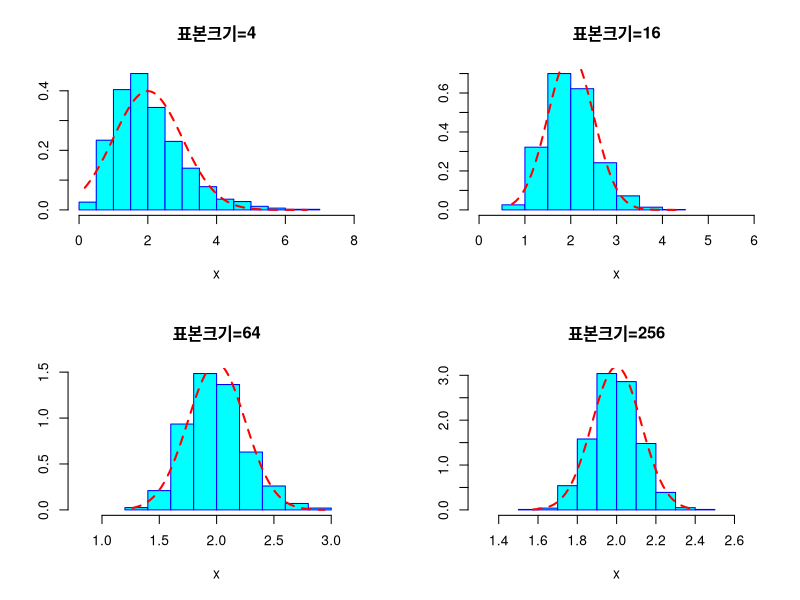
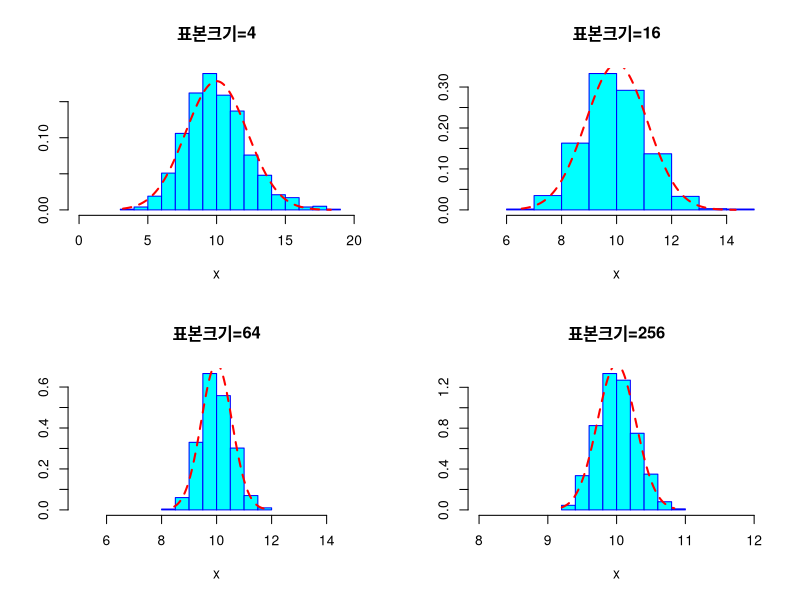

Write R code to recreate these figures, in order.
#1 카이제곱 (df=2)
df <- 2
m4 <- rep(NA, 1000)
m16 <- rep(NA, 1000)
m64 <- rep(NA, 1000)
m256 <- rep(NA, 1000)
set.seed(9)
for(i in 1:1000){
  m4[i] <- mean(rchisq(4, df))
  m16[i] <- mean(rchisq(16, df))
  m64[i] <- mean(rchisq(64, df))
  m256[i] <- mean(rchisq(256, df))
}

windows()
par(mfrow = c(2, 2))
sample_size <- 4
hist(m4, xlim=c(0, 8), prob=T, main="표본크기=4", 
     xlab="x", ylab="", col="cyan", border = "blue")
x1 <- seq(min(m4), max(m4),length=1000)
y1 <- dnorm(x=x1, mean=df, sd=sqrt(2*df/sample_size))  # 평균: df, 분산: 2*df
lines(x1, y1, lty=2, lwd=2, col="red" )

sample_size <- 16
hist(m16, xlim=c(0, 6), prob=T, main="표본크기=16", 
     xlab="x", ylab="", col="cyan", border = "blue")
x2 <- seq(min(m16), max(m16),length=1000)
y2 <- dnorm(x=x2, mean=df, sd=sqrt(2*df/sample_size))
lines(x2, y2, lty=2, lwd=2, col="red" )

sample_size <- 64
hist(m64, xlim=c(0.8, 3.2), prob=T, main="표본크기=64", 
     xlab="x", ylab="", col="cyan", border = "blue")
x3 <- seq(min(m64), max(m64),length=1000)
y3 <- dnorm(x=x3, mean=df, sd=sqrt(2*df/sample_size))
lines(x3, y3, lty=2, lwd=2, col="red" )

sample_size <- 256
hist(m256, xlim=c(1.3, 2.7), prob=T, main="표본크기=256", 
     xlab="x", ylab="", col="cyan", border = "blue")
x4 <- seq(min(m256), max(m256),length=1000)
y4 <- dnorm(x=x4, mean=df, sd=sqrt(2*df/sample_size))
lines(x4, y4, lty=2, lwd=2, col="red" )

#2 카이제곱 (df=10)
df <- 10
m4 <- rep(NA, 1000)
m16 <- rep(NA, 1000)
m64 <- rep(NA, 1000)
m256 <- rep(NA, 1000)
set.seed(9)
for(i in 1:1000){
  m4[i] <- mean(rchisq(4, df))
  m16[i] <- mean(rchisq(16, df))
  m64[i] <- mean(rchisq(64, df))
  m256[i] <- mean(rchisq(256, df))
}

windows()
par(mfrow = c(2,2))
sample_size <- 4
hist(m4, xlim=c(0, 20), prob=T, main="표본크기=4", 
     xlab="x", ylab="", col="cyan", border = "blue")
x1 <- seq(min(m4), max(m4),length=1000)
y1 <- dnorm(x=x1, mean=df, sd=sqrt(2*df/sample_size))  # 평균: df, 분산: 2*df
lines(x1, y1, lty=2, lwd=2, col="red" )

sample_size <- 16
hist(m16, xlim=c(5, 15), prob=T, main="표본크기=16", 
     xlab="x", ylab="", col="cyan", border = "blue")
x2 <- seq(min(m16), max(m16),length=1000)
y2 <- dnorm(x=x2, mean=df, sd=sqrt(2*df/sample_size))
lines(x2, y2, lty=2, lwd=2, col="red" )

sample_size <- 64
hist(m64, xlim=c(5, 15), prob=T, main="표본크기=64", 
     xlab="x", ylab="", col="cyan", border = "blue")
x3 <- seq(min(m64), max(m64),length=1000)
y3 <- dnorm(x=x3, mean=df, sd=sqrt(2*df/sample_size))
lines(x3, y3, lty=2, lwd=2, col="red" )

sample_size <- 256
hist(m256, xlim=c(8, 12), prob=T, main="표본크기=256", 
     xlab="x", ylab="", col="cyan", border = "blue")
x4 <- seq(min(m256), max(m256),length=1000)
y4 <- dnorm(x=x4, mean=df, sd=sqrt(2*df/sample_size))
lines(x4, y4, lty=2, lwd=2, col="red" )
par(mfrow = c(1, 1))